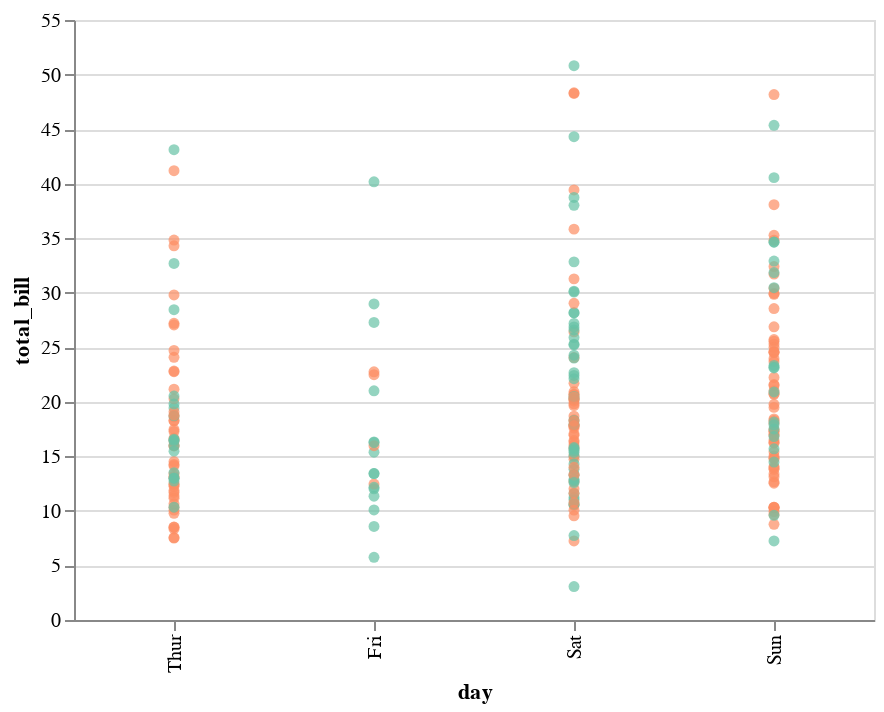

Notebook source saved alongside this figure:
### Code cell
display(salt.stripplot(x="day", y="total_bill", hue="smoker", data=tips, jitter=True, palette="Set2", dodge=True))
ax = sns.stripplot(x="day", y="total_bill", hue="smoker", data=tips, jitter=True, palette="Set2", dodge=True)

### Figure 1 — Vega-Lite specification as saved in the notebook (floating-point values rounded to 4 significant figures; data arrays with more than 128 entries replaced by an {"elided": "..."} marker saying what was removed)
{"$schema": "https://vega.github.io/schema/vega-lite/v2.4.1.json", "config": {"view": {"height": 300, "width": 400}}, "data": {"values": {"elided": "244 records"}}, "encoding": {"color": {"field": "c", "scale": null, "type": "nominal"}, "x": {"axis": {"title": "day"}, "field": "day", "sort": null, "type": "nominal"}, "y": {"axis": {"title": "total_bill"}, "field": "total_bill", "scale": {"zero": false}, "type": "quantitative"}}, "mark": "circle", "selection": {"selector008": {"bind": "scales", "encodings": ["x", "y"], "mark": {"fill": "#333", "fillOpacity": 0.125, "stroke": "white"}, "on": "[mousedown, window:mouseup] > window:mousemove!", "resolve": "global", "translate": "[mousedown, window:mouseup] > window:mousemove!", "type": "interval", "zoom": "wheel!"}}}
